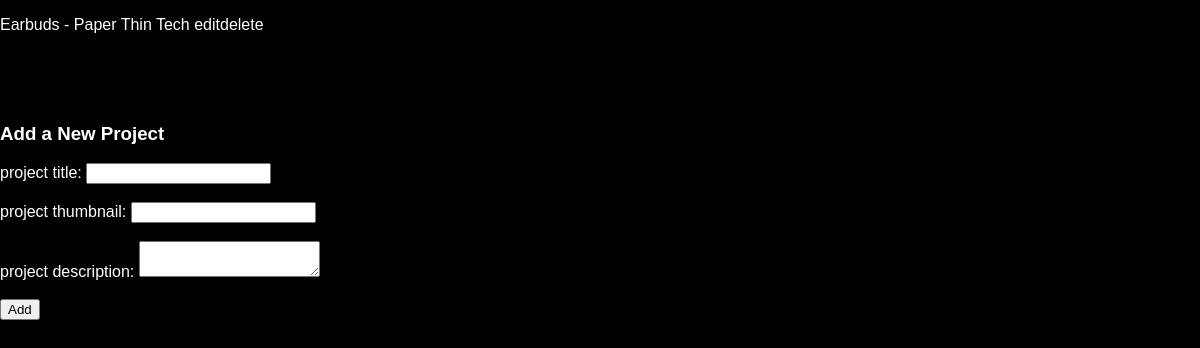
/admin/project_list.php, run on an earlier commit of the app's database.
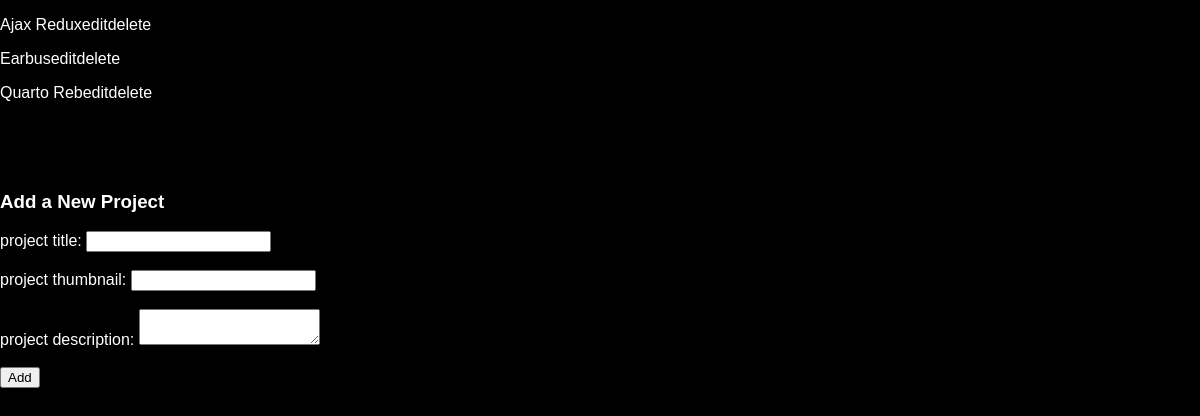
And on a later commit of the database.
### tables this page shows
CREATE TABLE `projects` (
  `id` int(11) NOT NULL,
  `title` varchar(100) NOT NULL,
  `project_description` varchar(5500) NOT NULL,
  `published_date` varchar(100) NOT NULL,
  `project_image` varchar(150) NOT NULL
);

### admin/project_list.php (the view, shortened to what this page needs)
<!DOCTYPE html>
<html lang="en">
<?php
require_once('../includes/connect.php');
$stmt = $connection->prepare('SELECT id,title FROM projects ORDER BY title ASC');
$stmt->execute();
?>
<head>
    <link rel="stylesheet" href="../css/main.css" type="text/css">
</head>
<body>
<?php
while ($row = $stmt->fetch(PDO::FETCH_ASSOC)) {
  echo  '<p class="project-list">'.
  $row['title'].
  '<a href="edit_project_form.php?id='.$row['id'].'">edit</a>'.
  '<a href="delete_project.php?id='.$row['id'].'">delete</a></p>';
}
?>
<br><br><br>
<h3>Add a New Project</h3>
<form action="add_project.php" method="post">
    <label for="title">project title: </label>
    <input name="title" type="text" required><br><br>
    <label for="thumb">project thumbnail: </label>
    <input name="thumb" type="text" required><br><br>
    <label for="desc">project description: </label>
    <textarea name="desc" required></textarea><br><br>
    <input name="submit" type="submit" value="Add">
</form>
</body>
</html>

### css/main.css (style rules this page uses)
:root { --text-light: rgb(255, 255, 255); --text-lighter: rgba(255,255,255,0.9); --spacing-s: 8px; --spacing-m: 16px; --spacing-l: 24px; --spacing-xl: 32px; --spacing-xxl: 64px; --width-container: 1200px; }
html, body { height:100%; width: 100vw; max-width: 1200; }
body { font-family: 'Lexend', sans-serif; background-color: #000000; margin: 0; padding: 0; color: #ffffff; }
a { text-decoration: none; color: #ffffff; font-weight: 300; }

What changed in the data, as far as the page shows it:
added projects: title "Ajax Redux"
changed projects: title "Earbuds - Paper Thin Tech" → "Earbus"
added projects: title "Quarto Reb"
